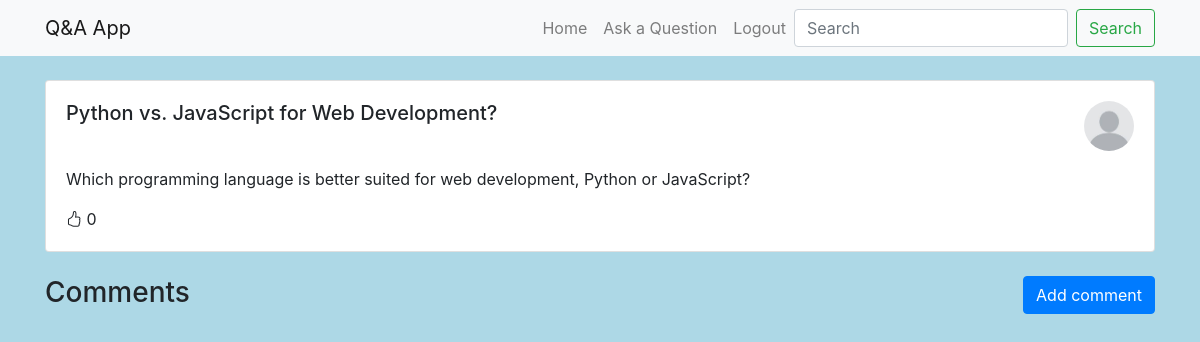
Screenshot of /question/10 (signed in) with the database file from the repository.
### base/models.py (models this page shows, shortened)
class Question(models.Model):
    author = models.ForeignKey(Profile, on_delete=models.CASCADE)
    title = models.CharField(max_length=200)
    text = models.TextField(max_length=2000)
    category = models.ForeignKey(Category, on_delete=models.CASCADE)
    created_at = models.DateTimeField(auto_now_add=True)
    updated_at = models.DateTimeField(auto_now=True)
    def get_upvote_count(self):
        upvotes_for_question = Upvote.objects.filter(question=self)
        return upvotes_for_question.count()

### users/models.py (models this page shows, shortened)
class Profile(models.Model):
    user = models.OneToOneField(User, on_delete=models.CASCADE, related_name='profile')
    avatar = models.ImageField(default='avatars/default.jpg', upload_to="avatars/")
    bio = models.TextField(max_length=300, blank=True)
    language = models.CharField(max_length=30, blank=True)

### base/views.py (the view)
# urls.py: path("question/<int:pk>", QuestionDetailView.as_view(), name="question-detail-view"),
class QuestionDetailView(DetailView):
    model = Question
    success_url = reverse_lazy('question-list-view')

### base/templates/base/question_detail.html (shortened to what this page needs)
{% extends 'base.html' %}
{% block content %}
  <div class="container mt-4">
    <div class="card">
      <div class="card-body">
            <div class="d-flex justify-content-between mb-3">
                <h5 class="card-title">{{ question.title }}</h5>
                {% if question.author == request.user.profile %}
                <div class="dropdown-show">
                    <a class="" href="#" role="button" id="dropdownMenuLink" data-toggle="dropdown" aria-haspopup="true" aria-expanded="false">
                        <img src="{{ question.author.avatar.url }}" alt="{{ question.author.user.username }}" class="rounded-circle" style="width: 50px; height: 50px;">
                    </a>
                  <div class="dropdown-menu" aria-labelledby="dropdownMenuButton">
                    <a class="dropdown-item" href="{% url 'question-update-view' question.id %}">Edit question</a>
                    <a class="dropdown-item" href="{% url 'question-delete-view' question.id %}">Remove question</a>
                  </div>
                </div>
                {% else %}
                     <img src="{{ question.author.avatar.url }}" alt="{{ question.author.user.username }}" class="rounded-circle" style="width: 50px; height: 50px;">
                {% endif %}
            </div>
        <p class="card-text">{{ question.text }}</p>
         <form>
          <div id="upvote-container">
            <a data-hx-post="{% url 'upvote-view' question.id %}"
               data-hx-target="#upvote-count">
              <i class="bi bi-hand-thumbs-up"></i>
            </a>
            <span id="upvote-count">{{ question.get_upvote_count }}</span>
          </div>
        </form>
      </div>
    </div>
  </div>
  <div class="container mt-4">
    <div class="d-flex justify-content-between mb-3">
        <h3>Comments</h3>
        <a href="{% url 'comment-create-view' question.id %}"><input type="button" class="btn btn-primary" value="Add comment"></a>
    </div>
  </div>
{% endblock %}

### static/css/app.css (style rules this page uses)
body { background: lightblue; }

### rows the page displays
Question: title "Python vs. JavaScript for Web Development?", author.avatar (placeholder picture), text "Which programming language is better suited for web development, Python or JavaScript?", get_upvote_count "0"
